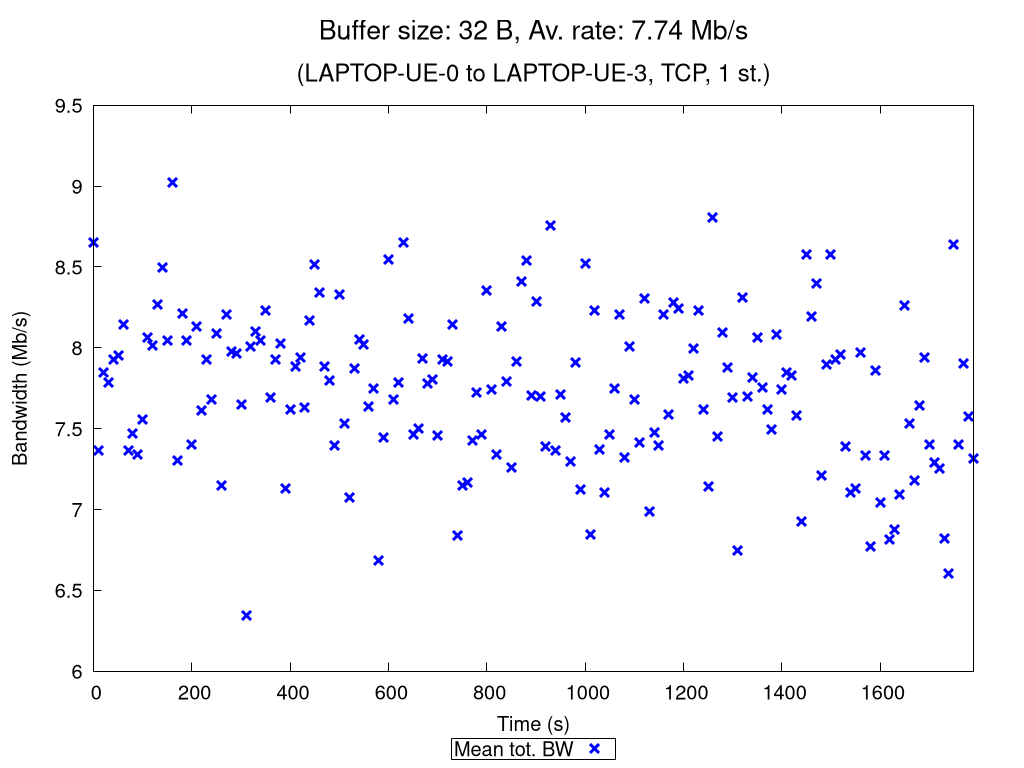

Recreate this plot in gnuplot.
set terminal pngcairo nocrop enhanced size 1024,768 font "Verdana,15"
set output "TCP_1_st_2020_10_18_09-41-26_one2two_00032B.png"

set title "{/=20 Buffer size: 32 B, Av. rate: 7.74 Mb/s}\n\n{/=18 (LAPTOP-UE-0 to LAPTOP-UE-3, TCP, 1 st.)}"

set xlabel "Time (s)"
set ylabel "Bandwidth (Mb/s)"
set ytics nomirror
set key bmargin center horizontal box samplen 1 width -1
set bmargin 4.6
set rmargin 4.5

rf = 1000000.0  # rate factor
set style fill transparent solid 0.2 noborder
set autoscale xfix
plot "TCP_1_st_2020_10_18_09-41-26_one2two_00032B_iperf_processed.dat" using 1:($2/rf-$3/rf):($2/rf+$3/rf) with filledcurves lc rgb "blue" notitle, \
     "" using 1:($2/rf) with points pt 2 ps 1.5 lw 3 lc rgb "blue" title "Mean tot. BW", \
